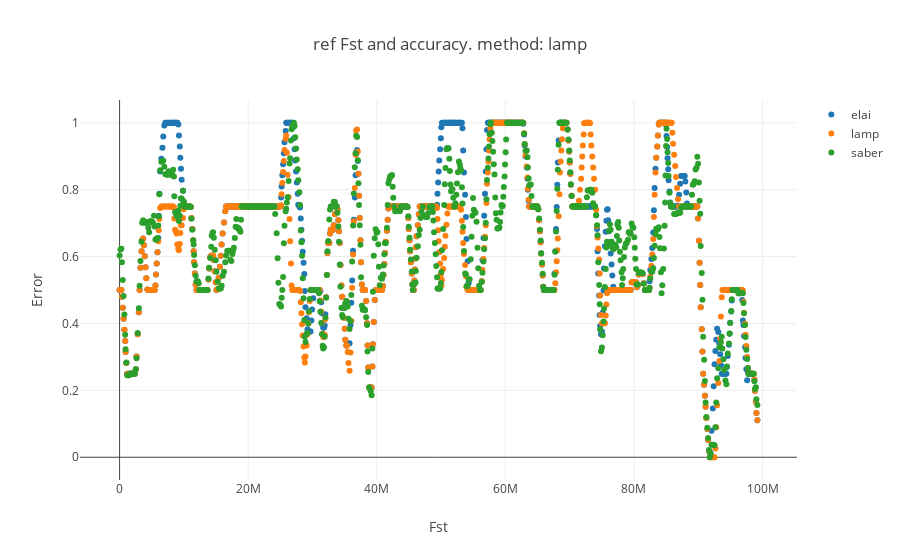

Here is the notebook cell this chart was saved with:
### Code cell
against= 'pos'
test_select= 'lamp'

tuples= list(it.combinations(ref_labels,2))

fig_fst= [go.Scatter(
    x= pos_test[test_select],
    y= window_test[test_select],
    name= test_select,
    mode= 'markers'
) for test_select in test_names]

layout = go.Layout(
    title= 'ref Fst and accuracy. method: {}'.format(test_select),
    yaxis=dict(
        title='Error'),
    xaxis=dict(
        title= 'Fst')
)

fig= go.Figure(data=fig_fst, layout=layout)

iplot(fig)

### Figure 1 — Plotly figure (JSON) as saved in the notebook; plotly's stock layout.template omitted (floating-point values rounded to 4 significant figures; data arrays with more than 128 entries replaced by an {"elided": "..."} marker saying what was removed)
{"data": [{"mode": "markers", "name": "elai", "type": "scatter", "uid": "4fe33ba2-6c98-4659-91b7-3d1cf8b650a5", "x": {"elided": "818 int values"}, "y": {"elided": "818 float values"}}, {"mode": "markers", "name": "lamp", "type": "scatter", "uid": "43ba7046-8efc-4b00-9faf-7b78a0a5cb83", "x": {"elided": "818 int values"}, "y": {"elided": "818 float values"}}, {"mode": "markers", "name": "saber", "type": "scatter", "uid": "0d169dd4-6dd0-4a91-8f1f-c6f7e34dbc0e", "x": {"elided": "818 int values"}, "y": {"elided": "818 float values"}}], "layout": {"title": "ref Fst and accuracy. method: lamp", "xaxis": {"title": "Fst"}, "yaxis": {"title": "Error"}}}
